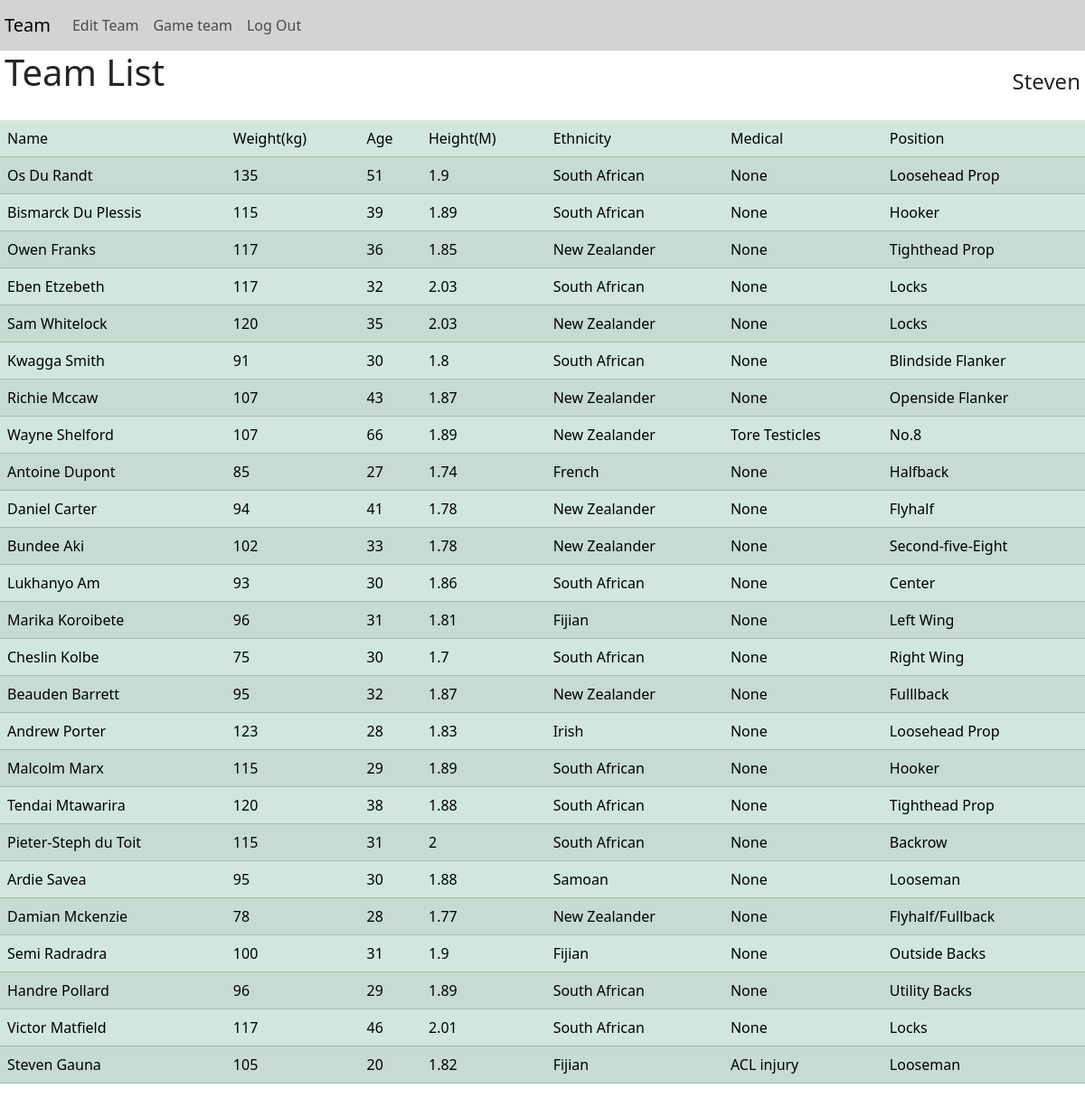
The page / (signed in) on the database its author committed.
### tables this page shows
CREATE TABLE users(id INTEGER PRIMARY KEY AUTOINCREMENT NOT NULL, username TEXT NOT NULL, hash TEXT NOT NULL);

CREATE TABLE 'players' (id INTEGER PRIMARY KEY AUTOINCREMENT NOT NULL, name TEXT, weight INTEGER,'coach' TEXT,'age' INTEGER,'height' INTEGER,'ethnicity' TEXT,'medical' TEXT,'position' TEXT);

### app.py (the view)
@app.route("/", methods=["GET", "POST"])
@login_required
def index():
    row = db.execute("SELECT * FROM users WHERE id=?", session["user_id"])
    team = db.execute("SELECT * FROM players WHERE coach=?", row[0]["username"])
    return render_template("index.html", team=team, logged=True, name=row[0]["username"])

### helpers.py (called while the page is built)
def login_required(f):
    @wraps(f)
    def decorated_function(*args, **kwargs):
        if session.get("user_id") is None:
            return redirect("/login")
        return f(*args, **kwargs)
    return decorated_function

### templates/index.html (shortened to what this page needs)
{% extends "layout.html" %}
{% block main %}
    <div style="display:flex; justify-content:space-between;">
        <h1 class="pad">Team List</h1>
        <h4 class="pad" style="margin-top:20px; margin-right:5px;">{{ name }}</h4>
    </div>
    <table class="table table-success table-striped table-hover">
        <thead>
            <tr>
                <td>Name</td>
                <td>Weight(kg)</td>
                <td>Age</td>
                <td>Height(M)</td>
                <td>Ethnicity</td>
                <td>Medical</td>
                <td>Position</td>
            </tr>
        </thead>
        <tbody>
            {% for player in team %}
                <tr>
                    <td><a class="tlink" href="/profile/{{ player.id }}">{{ player.name }}</a></td>
                    <td>{{ player.weight }}</td>
                    <td>{{ player.age }}</td>
                    <td>{{ player.height }}</td>
                    <td>{{ player.ethnicity }}</td>
                    <td>{{ player.medical }}</td>
                    <td>{{ player.position }}</td>
                </tr>
            {% endfor %}
        </tbody>
    </table>
{% endblock %}

### templates/layout.html (shortened to what this page needs)
<!DOCTYPE html>
<html lang="en">
    <head>
        <link href="/static/styles.css" rel="stylesheet">
        <link href="https://cdn.jsdelivr.net/npm/bootstrap@5.3.2/dist/css/bootstrap.min.css" rel="stylesheet">
    </head>
    <body>
        <div>
            {% if logged %}
                <nav class="navbar navbar-expand-lg navbar-light header">
                    <a class="navbar-brand pad" href="/">Team</a>
                    <div class="collapse navbar-collapse" id="navbarNav">
                    <ul class="navbar-nav">
                        <li class="nav-item active">
                        <a class="nav-link" href="/edit_team">Edit Team</a>
                        </li>
                        <li class="nav-item">
                            <a class="nav-link" href="/set_game_team">Game team</a>
                        </li>
                        <li class="nav-item">
                            <a class="nav-link" href="/logout">Log Out</a>
                        </li>
                    </ul>
                    </div>
                </nav>
            {% endif %}
        </div>
        {% block main %}{% endblock %}
    </body>
</html>

### static/styles.css (style rules this page uses)
.header { background-color: #D3D3D3; }
.pad { margin-left: 5px; }
.tlink { text-decoration: none; color: black }
table { margin-top: 20px; }

### rows shown on the page
users: username "Steven"
players: name "Os Du Randt", weight "135", age "51", height "1.9", ethnicity "South African", medical "None", position "Loosehead Prop"
players: name "Bismarck Du Plessis", weight "115", age "39", height "1.89", ethnicity "South African", medical "None", position "Hooker"
players: name "Owen Franks", weight "117", age "36", height "1.85", ethnicity "New Zealander", medical "None", position "Tighthead Prop"
players: name "Eben Etzebeth", weight "117", age "32", height "2.03", ethnicity "South African", medical "None", position "Locks"
players: name "Sam Whitelock", weight "120", age "35", height "2.03", ethnicity "New Zealander", medical "None", position "Locks"
players: name "Kwagga Smith", weight "91", age "30", height "1.8", ethnicity "South African", medical "None", position "Blindside Flanker"
players: name "Richie Mccaw", weight "107", age "43", height "1.87", ethnicity "New Zealander", medical "None", position "Openside Flanker"
players: name "Wayne Shelford", weight "107", age "66", height "1.89", ethnicity "New Zealander", medical "Tore Testicles", position "No.8"
players: name "Antoine Dupont", weight "85", age "27", height "1.74", ethnicity "French", medical "None", position "Halfback"
players: name "Daniel Carter", weight "94", age "41", height "1.78", ethnicity "New Zealander", medical "None", position "Flyhalf"
players: name "Bundee Aki", weight "102", age "33", height "1.78", ethnicity "New Zealander", medical "None", position "Second-five-Eight"
players: name "Lukhanyo Am", weight "93", age "30", height "1.86", ethnicity "South African", medical "None", position "Center"
players: name "Marika Koroibete", weight "96", age "31", height "1.81", ethnicity "Fijian", medical "None", position "Left Wing"
players: name "Cheslin Kolbe", weight "75", age "30", height "1.7", ethnicity "South African", medical "None", position "Right Wing"
players: name "Beauden Barrett", weight "95", age "32", height "1.87", ethnicity "New Zealander", medical "None", position "Fulllback"
players: name "Andrew Porter", weight "123", age "28", height "1.83", ethnicity "Irish", medical "None", position "Loosehead Prop"
players: name "Malcolm Marx", weight "115", age "29", height "1.89", ethnicity "South African", medical "None", position "Hooker"
players: name "Tendai Mtawarira", weight "120", age "38", height "1.88", ethnicity "South African", medical "None", position "Tighthead Prop"
players: name "Pieter-Steph du Toit", weight "115", age "31", height "2", ethnicity "South African", medical "None", position "Backrow"
players: name "Ardie Savea", weight "95", age "30", height "1.88", ethnicity "Samoan", medical "None", position "Looseman"
players: name "Damian Mckenzie", weight "78", age "28", height "1.77", ethnicity "New Zealander", medical "None", position "Flyhalf/Fullback"
players: name "Semi Radradra", weight "100", age "31", height "1.9", ethnicity "Fijian", medical "None", position "Outside Backs"
players: name "Handre Pollard", weight "96", age "29", height "1.89", ethnicity "South African", medical "None", position "Utility Backs"
players: name "Victor Matfield", weight "117", age "46", height "2.01", ethnicity "South African", medical "None", position "Locks"
players: name "Steven Gauna", weight "105", age "20", height "1.82", ethnicity "Fijian", medical "ACL injury", position "Looseman"
